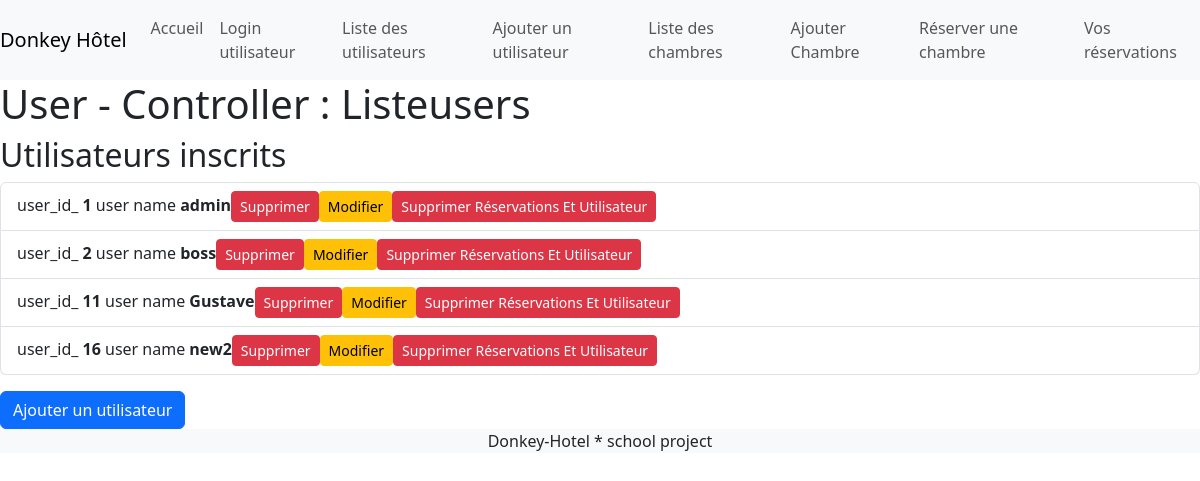
/user, run on the app's committed database.
### tables this page shows
CREATE TABLE IF NOT EXISTS `users` (
  `user_id` int NOT NULL AUTO_INCREMENT,
  `username` varchar(80) NOT NULL,
  `password` varchar(255) NOT NULL,
  PRIMARY KEY (`user_id`),
  UNIQUE KEY `username` (`username`)
);

### Controller/UserController.php (called while the page is built, shortened)
<?php
class UserController
{
    private $usersRepository;
    public function __construct($dbh)
    {
        $this->usersRepository = new UsersRepository($dbh);
    }
    public function show()
    {
        $users = $this->usersRepository->showAllUsers();
        include BASE_ROOT . 'View/header.php';
        include BASE_ROOT . 'View/user/listeusers.php';
        include BASE_ROOT . 'View/footer.php';
    }
}

### Repository/UsersRepository.php (called while the page is built, shortened)
<?php
class UsersRepository
{
    private $dbh;
    public function __construct($dbh)
    {
        $this->dbh = $dbh;
    }
    public function showAllUsers()
    {
        $request = $this->dbh->prepare("SELECT * FROM users");
        $request->execute();
        return $request->fetchALl(PDO::FETCH_ASSOC);
    }
}

### View/user/listeusers.php (the view)
<h2>Utilisateurs inscrits</h2>
<ul class="list-group">
    <?php
    foreach ($users as $user) : ?>
        <li class="list-group-item">
            <?php echo 'user_id_ <b>' . ($user['user_id']) . ' </b>user name <b>'
                . htmlspecialchars($user['username']) . '</b>'
                . '<a href="user/deleteUser/' . $user['user_id'] . '" class="btn btn-danger btn-sm" onclick="return confirm(\'Êtes-vous sûr de vouloir supprimer cet utilisateur ?\');">Supprimer</a>'
                . '<a href="user/updateUser/' . $user['user_id'] . '" class="btn btn-warning btn-sm" onclick="return confirm(\'Êtes-vous sûr de vouloir modifier cet utilisateur ?\');">Modifier</a>'
                . '<a href="user/deleteUserWithReservations/' . $user['user_id'] . '" class="btn btn-danger btn-sm" onclick="return confirm(\'Êtes-vous sûr de vouloir supprimer ET les réservations ET cet utilisateur ?\');">Supprimer Réservations Et Utilisateur</a>'; ?>
        </li>
    <?php endforeach; ?>
</ul>
<div class="mt-3">
    <a href="/user/add" class="btn btn-primary">Ajouter un utilisateur</a>
</div>

### data on the page
users: user_id "1", username "admin"
users: user_id "2", username "boss"
users: user_id "11", username "Gustave"
users: user_id "16", username "new2"

### other printed values
$controllerTmp "Accueil"
$controllerTmp "Login utilisateur"
$controllerTmp "Liste des utilisateurs"
$controllerTmp "Ajouter un utilisateur"
$controllerTmp "Liste des chambres"
$controllerTmp "Ajouter Chambre"
$controllerTmp "Réserver une chambre"
$controllerTmp "Vos réservations"
$title "User"
$action "Listeusers"
